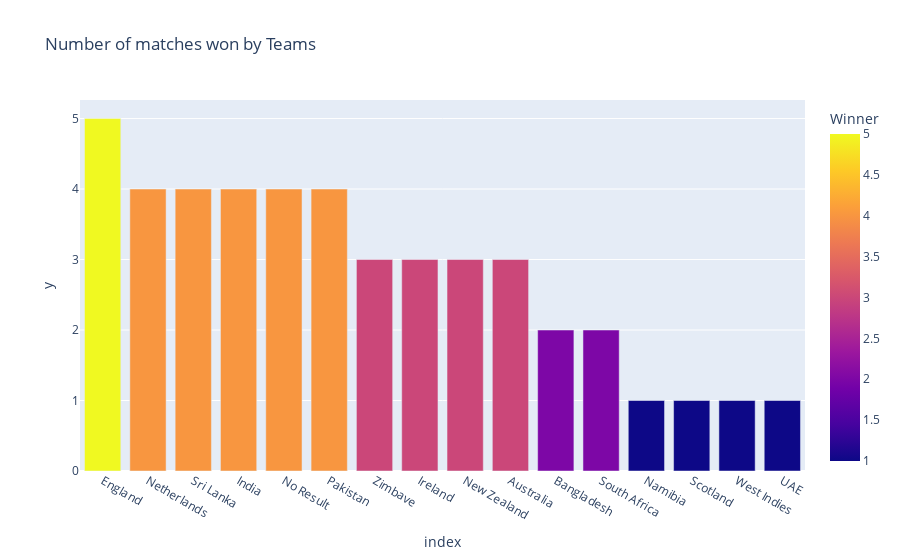

Notebook code for this chart:
### Code cell
Winners=T20_df.Winner.value_counts()
fig= px.bar(Winners,x=Winners.index,y=Winners.values,color='Winner',title='Number of matches won by Teams')
fig.show()

### Figure 1 — Plotly figure (JSON) as saved in the notebook; plotly's stock layout.template omitted (floating-point values rounded to 4 significant figures)
{"data": [{"alignmentgroup": "True", "hovertemplate": "index=%{x}<br>y=%{y}<br>Winner=%{marker.color}<extra></extra>", "legendgroup": "", "marker": {"color": [5, 4, 4, 4, 4, 4, 3, 3, 3, 3, 2, 2, 1, 1, 1, 1], "coloraxis": "coloraxis", "pattern": {"shape": ""}}, "name": "", "offsetgroup": "", "orientation": "v", "showlegend": false, "textposition": "auto", "type": "bar", "x": ["England", "Netherlands", "Sri Lanka", "India", "No Result", "Pakistan", "Zimbave", "Ireland", "New Zealand", "Australia", "Bangladesh", "South Africa", "Namibia", "Scotland", "West Indies", "UAE"], "xaxis": "x", "y": [5, 4, 4, 4, 4, 4, 3, 3, 3, 3, 2, 2, 1, 1, 1, 1], "yaxis": "y"}], "layout": {"barmode": "relative", "coloraxis": {"colorbar": {"title": {"text": "Winner"}}, "colorscale": [[0, "#0d0887"], [0.1111, "#46039f"], [0.2222, "#7201a8"], [0.3333, "#9c179e"], [0.4444, "#bd3786"], [0.5556, "#d8576b"], [0.6667, "#ed7953"], [0.7778, "#fb9f3a"], [0.8889, "#fdca26"], [1, "#f0f921"]]}, "legend": {"tracegroupgap": 0}, "title": {"text": "Number of matches won by Teams"}, "xaxis": {"anchor": "y", "domain": [0, 1], "title": {"text": "index"}}, "yaxis": {"anchor": "x", "domain": [0, 1], "title": {"text": "y"}}}}
